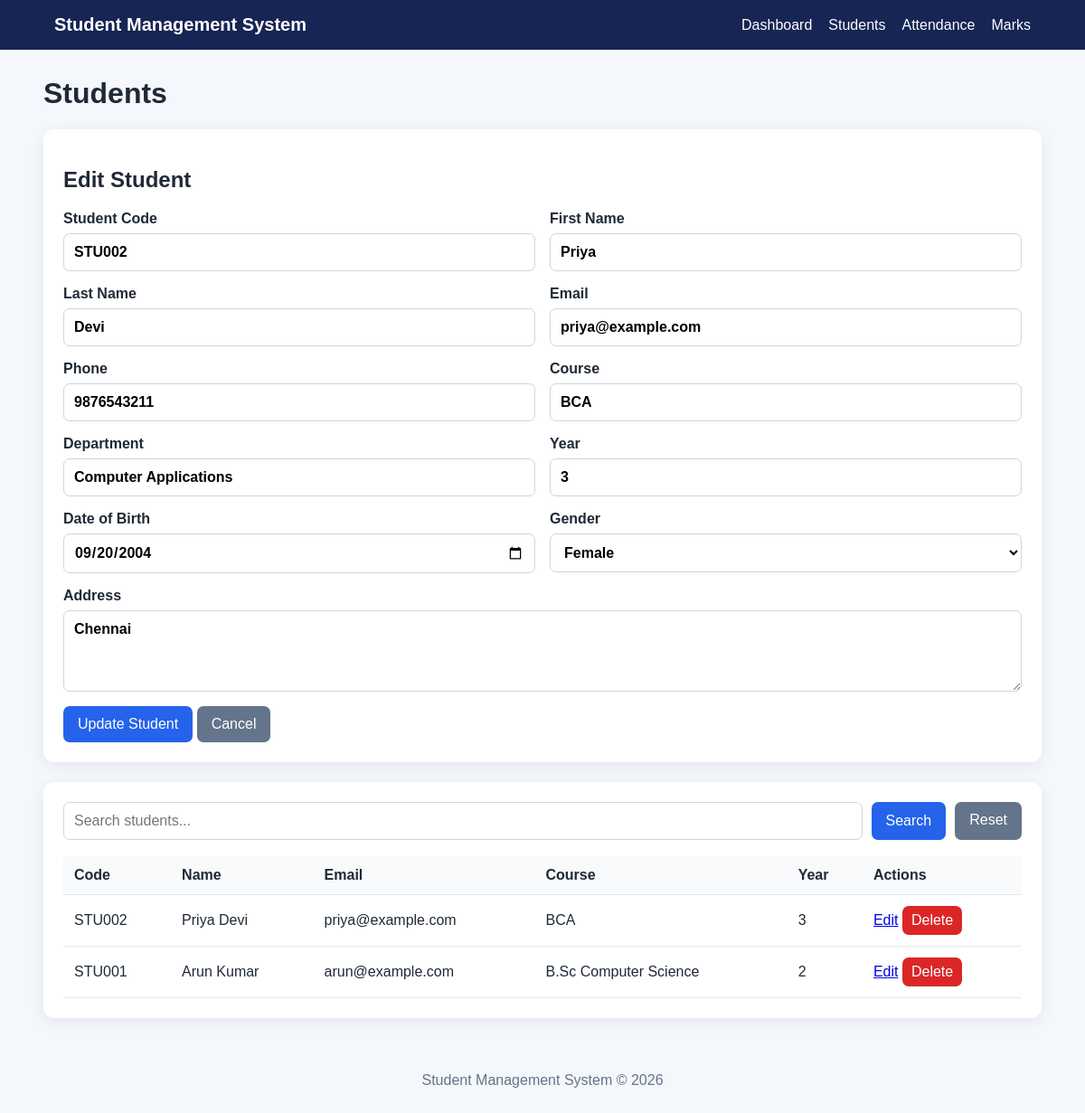
Screenshot of /students.php?edit=2 with the database file from the repository.
### tables this page shows
CREATE TABLE IF NOT EXISTS students (
 id INT AUTO_INCREMENT PRIMARY KEY,
 student_code VARCHAR(30) NOT NULL UNIQUE,
 first_name VARCHAR(80) NOT NULL,
 last_name VARCHAR(80) NOT NULL,
 email VARCHAR(150) NOT NULL UNIQUE,
 phone VARCHAR(30),
 course VARCHAR(100) NOT NULL,
 department VARCHAR(100),
 year_level INT NOT NULL,
 date_of_birth DATE,
 gender VARCHAR(20),
 address TEXT,
 created_at TIMESTAMP DEFAULT CURRENT_TIMESTAMP,
 updated_at TIMESTAMP DEFAULT CURRENT_TIMESTAMP ON UPDATE CURRENT_TIMESTAMP
);

### students.php (the view, shortened to what this page needs)
<?php
require 'config.php'; $pageTitle='Students'; $error='';
$edit=null;
if(isset($_GET['edit'])){$st=$pdo->prepare("SELECT * FROM students WHERE id=?");$st->execute([(int)$_GET['edit']]);$edit=$st->fetch();}
$q=trim($_GET['q']??'');
if($q!==''){$st=$pdo->prepare("SELECT * FROM students WHERE student_code LIKE ? OR first_name LIKE ? OR last_name LIKE ? OR email LIKE ? ORDER BY id DESC");$like="%$q%";$st->execute([$like,$like,$like,$like]);$students=$st->fetchAll();}
else{$students=$pdo->query("SELECT * FROM students ORDER BY id DESC")->fetchAll();}
require 'header.php'; ?>
<h1>Students</h1><?php if($error): ?><div class="alert"><?= htmlspecialchars($error) ?></div><?php endif; ?>
<div class="panel"><h2><?= $edit?'Edit Student':'Add Student' ?></h2>
<form method="post" class="form-grid"><input type="hidden" name="action" value="save"><input type="hidden" name="id" value="<?= (int)($edit['id']??0) ?>">
<label>Student Code<input required name="student_code" value="<?= htmlspecialchars($edit['student_code']??'') ?>"></label>
<label>First Name<input required name="first_name" value="<?= htmlspecialchars($edit['first_name']??'') ?>"></label>
<label>Last Name<input required name="last_name" value="<?= htmlspecialchars($edit['last_name']??'') ?>"></label>
<label>Email<input required type="email" name="email" value="<?= htmlspecialchars($edit['email']??'') ?>"></label>
<label>Phone<input name="phone" value="<?= htmlspecialchars($edit['phone']??'') ?>"></label>
<label>Course<input required name="course" value="<?= htmlspecialchars($edit['course']??'') ?>"></label>
<label>Department<input name="department" value="<?= htmlspecialchars($edit['department']??'') ?>"></label>
<label>Year<input required type="number" min="1" max="10" name="year_level" value="<?= (int)($edit['year_level']??1) ?>"></label>
<label>Date of Birth<input type="date" name="date_of_birth" value="<?= htmlspecialchars($edit['date_of_birth']??'') ?>"></label>
<label>Gender<select name="gender"><option value="">Select</option><?php foreach(['Male','Female','Other'] as $g): ?><option <?= (($edit['gender']??'')===$g?'selected':'') ?>><?= $g ?></option><?php endforeach; ?></select></label>
<label class="wide">Address<textarea name="address"><?= htmlspecialchars($edit['address']??'') ?></textarea></label>
<div class="wide"><button><?= $edit?'Update Student':'Add Student' ?></button><?php if($edit): ?> <a class="button secondary" href="students.php">Cancel</a><?php endif; ?></div>
</form></div>
<div class="panel"><form class="search"><input name="q" placeholder="Search students..." value="<?= htmlspecialchars($q) ?>"><button>Search</button><a class="button secondary" href="students.php">Reset</a></form>
<table><tr><th>Code</th><th>Name</th><th>Email</th><th>Course</th><th>Year</th><th>Actions</th></tr>
<?php foreach($students as $s): ?><tr><td><?= htmlspecialchars($s['student_code']) ?></td><td><?= htmlspecialchars($s['first_name'].' '.$s['last_name']) ?></td>
<td><?= htmlspecialchars($s['email']) ?></td><td><?= htmlspecialchars($s['course']) ?></td><td><?= (int)$s['year_level'] ?></td><td>
<a href="?edit=<?= (int)$s['id'] ?>">Edit</a>
<form method="post" class="inline" onsubmit="return confirm('Delete this student?')"><input type="hidden" name="action" value="delete"><input type="hidden" name="id" value="<?= (int)$s['id'] ?>"><button class="danger">Delete</button></form>
</td></tr><?php endforeach; ?></table></div><?php require 'footer.php'; ?>

### style.css (style rules this page uses)
* { box-sizing:border-box }
body { margin:0;font-family:Arial,sans-serif;background:#f4f7fb;color:#1f2937 }
.card,.panel { background:#fff;border-radius:12px;padding:22px;box-shadow:0 4px 18px rgba(15,23,42,.07);margin-bottom:22px }
.form-grid { display:grid;grid-template-columns:repeat(2,1fr);gap:16px }
.form-grid label { font-weight:600;display:flex;flex-direction:column;gap:7px }
.wide { grid-column:1/-1 }
input,select,textarea { font:inherit;padding:11px;border:1px solid #cbd5e1;border-radius:7px;background:#fff }
textarea { min-height:90px;resize:vertical }
button,.button { display:inline-block;border:0;border-radius:7px;padding:11px 16px;background:#2563eb;color:#fff;text-decoration:none;cursor:pointer;font:inherit }
.secondary { background:#64748b }
.danger { background:#dc2626;padding:7px 10px }
.inline { display:inline }
.search { display:flex;gap:10px;margin-bottom:18px }
.search input { flex:1 }
table { width:100%;border-collapse:collapse }
th,td { text-align:left;padding:12px;border-bottom:1px solid #e2e8f0 }
th { background:#f8fafc }

### rows the page displays
students: student_code "STU002", first_name "Priya", last_name "Devi", email "priya@example.com", phone "9876543211", course "BCA", department "Computer Applications", year_level "3", date_of_birth "09/20/2004", gender "Female", address "Chennai", first_name+last_name "Priya Devi"
students: student_code "STU001", first_name+last_name "Arun Kumar", email "arun@example.com", course "B.Sc Computer Science", year_level "2"
